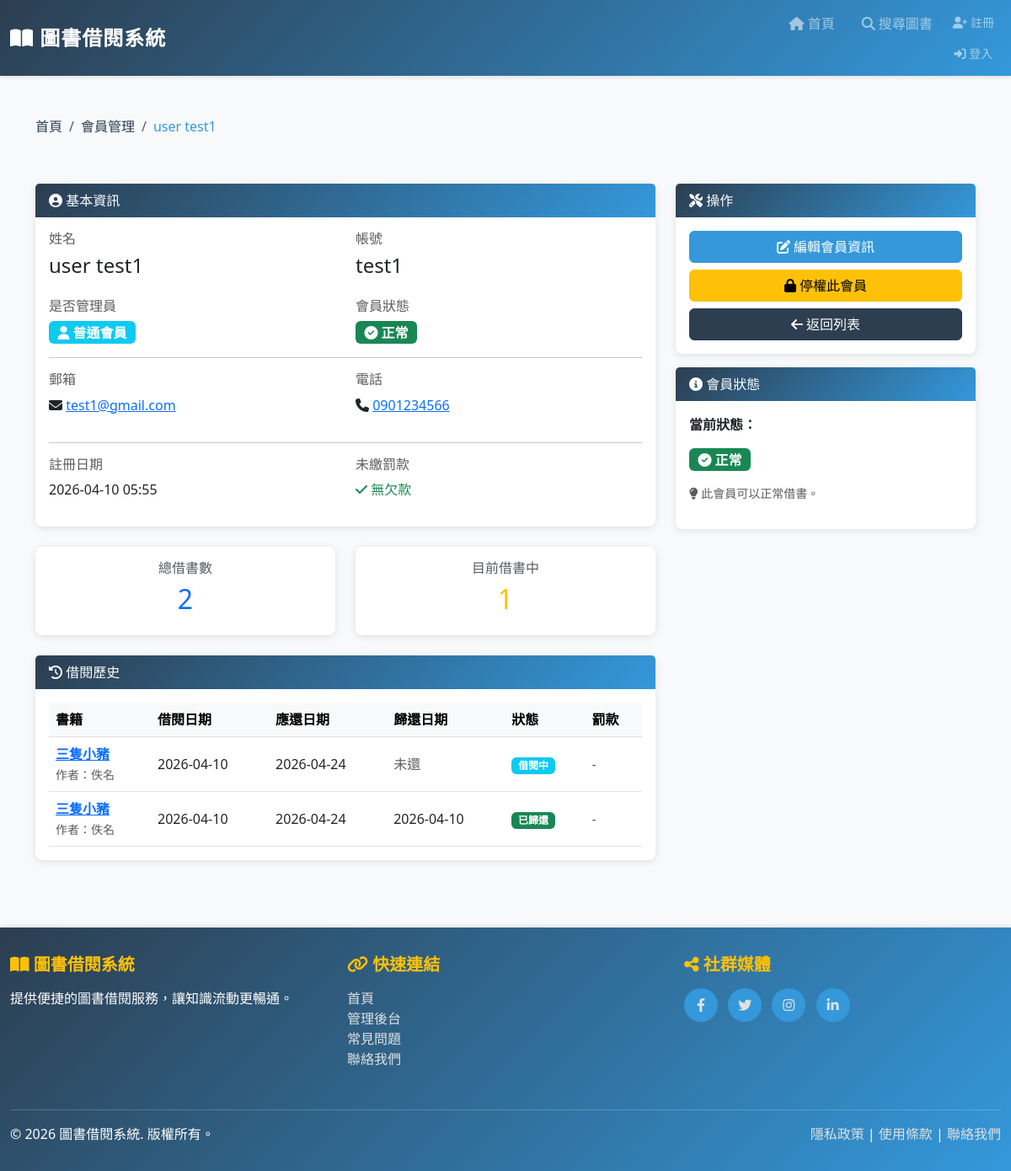
The app's page /members/1/ with its own data.
### library/models.py (models this page shows, shortened)
class Member(models.Model):
    STATUS_CHOICES = [
        ('active', '正常'),
        ('suspended', '停權'),
    ]
    user = models.OneToOneField(
        User,
        on_delete=models.CASCADE,
        related_name='member_profile',
        verbose_name='帳號',
        help_text='關聯的系統帳號'
    )
    phone = models.CharField(
        max_length=20,
        verbose_name='電話',
        help_text='會員聯絡電話'
    )
    registration_date = models.DateTimeField(
        auto_now_add=True,
        verbose_name='註冊日期',
        help_text='會員註冊時間'
    )
    status = models.CharField(
        max_length=20,
        choices=STATUS_CHOICES,
        default='active',
        verbose_name='會員狀態',
        help_text='會員當前狀態（正常/停權）'
    )
    outstanding_fine = models.DecimalField(
        max_digits=10,
        decimal_places=2,
        default=0,
        verbose_name='未繳罰款總額',
        help_text='會員目前未繳納的罰款總額'
    )
    class Meta:
        verbose_name = '會員'
        verbose_name_plural = '會員'
        ordering = ['-registration_date']

class BorrowRecord(models.Model):
    STATUS_CHOICES = [
        ('borrowing', '借閱中'),
        ('returned', '已歸還'),
        ('overdue', '已逾期'),
    ]
    member = models.ForeignKey(
        Member,
        on_delete=models.PROTECT,
        verbose_name='會員',
        help_text='借閱會員',
        related_name='borrow_records'
    )
    book = models.ForeignKey(
        Book,
        on_delete=models.PROTECT,
        verbose_name='圖書',
        help_text='被借閱的圖書',
        related_name='borrow_records'
    )
    borrow_date = models.DateTimeField(
        auto_now_add=True,
        verbose_name='借閱日期',
        help_text='借書時間'
    )
    due_date = models.DateField(
        verbose_name='應還日期',
        help_text='應該歸還的日期'
    )
    return_date = models.DateField(
        null=True,
        blank=True,
        verbose_name='實際歸還日期',
        help_text='實際歸還的日期（未歸還則為空）'
    )
    status = models.CharField(
        max_length=20,
        choices=STATUS_CHOICES,
        default='borrowing',
        verbose_name='狀態',
        help_text='借閱狀態（借閱中/已歸還/已逾期）'
    )
    overdue_fine = models.DecimalField(
        max_digits=10,
        decimal_places=2,
        default=0,
        verbose_name='逾期罰款金額',
        help_text='因逾期產生的罰款金額'
    )
    class Meta:
        verbose_name = '借閱紀錄'
        verbose_name_plural = '借閱紀錄'
        ordering = ['-borrow_date']
        indexes = [
            models.Index(fields=['member', 'status']),
            models.Index(fields=['book', 'status']),
        ]

class Book(models.Model):
    STATUS_CHOICES = [
        ('available', '上架'),
        ('unavailable', '下架'),
    ]
    title = models.CharField(
        max_length=200,
        verbose_name='書名',
        help_text='圖書標題'
    )
    author = models.CharField(
        max_length=100,
        verbose_name='作者',
        help_text='圖書作者名稱'
    )
    isbn = models.CharField(
        max_length=20,
        unique=True,
        verbose_name='ISBN',
        help_text='國際標準書號'
    )
    publisher = models.CharField(
        max_length=100,
        verbose_name='出版商',
        help_text='圖書出版社'
    )
    category = models.CharField(
        max_length=50,
        verbose_name='分類',
        help_text='圖書分類（如：文學、歷史、科技等）'
    )
    created_date = models.DateTimeField(
        auto_now_add=True,
        verbose_name='建檔日期',
        help_text='圖書建檔時間'
    )
    total_quantity = models.IntegerField(
        default=1,
        verbose_name='總數量',
        help_text='圖書館購入該書的總冊數'
    )
    available_quantity = models.IntegerField(
        default=1,
        verbose_name='庫存數量',
        help_text='該書目前可借用的冊數'
    )
    status = models.CharField(
        max_length=20,
        choices=STATUS_CHOICES,
        default='available',
        verbose_name='狀態',
        help_text='圖書當前狀態（上架/下架）'
    )
    class Meta:
        verbose_name = '圖書'
        verbose_name_plural = '圖書'
        ordering = ['-created_date']
        indexes = [
            models.Index(fields=['isbn']),
            models.Index(fields=['category']),
        ]

### library/views.py (the view)
# urls.py: path('members/<int:pk>/', views.MemberDetailView.as_view(), name='member_detail'),
class MemberDetailView(DetailView):
    model = Member
    template_name = 'member/member_detail.html'
    context_object_name = 'member'
    def get_context_data(self, **kwargs):
        context = super().get_context_data(**kwargs)
        context['borrow_records'] = self.object.borrow_records.all().order_by('-borrow_date')
        context['total_borrows'] = self.object.borrow_records.count()
        context['active_borrows'] = self.object.borrow_records.filter(status='borrowing').count()
        return context

### library/templates/member/member_detail.html (shortened to what this page needs)
{% extends "base.html" %}
{% block content %}
<div class="row mb-4">
    <div class="col-12">
        <nav aria-label="breadcrumb">
            <ol class="breadcrumb">
                <li class="breadcrumb-item"><a href="{% url 'library:home' %}">首頁</a></li>
                <li class="breadcrumb-item"><a href="{% url 'library:member_list' %}">會員管理</a></li>
                <li class="breadcrumb-item active" aria-current="page">{{ member.user.get_full_name|default:member.user.username }}</li>
            </ol>
        </nav>
    </div>
</div>
<div class="row">
    <div class="col-md-8">
        <div class="card mb-4">
            <div class="card-header">
                <i class="fas fa-user-circle"></i> 基本資訊
            </div>
            <div class="card-body">
                <div class="row mb-3">
                    <div class="col-md-6">
                        <h6 class="text-muted">姓名</h6>
                        <h4>{{ member.user.get_full_name|default:"(未設定)" }}</h4>
                    </div>
                    <div class="col-md-6">
                        <h6 class="text-muted">帳號</h6>
                        <h4>{{ member.user.username }}</h4>
                    </div>
                </div>
                <div class="row mb-3">
                    <div class="col-md-6">
                        <h6 class="text-muted">是否管理員</h6>
                        {% if member.user.is_staff %}
                            <span class="badge bg-danger" style="font-size: 1rem;">
                                <i class="fas fa-crown"></i> 管理員
                            </span>
                        {% else %}
                            <span class="badge bg-info" style="font-size: 1rem;">
                                <i class="fas fa-user"></i> 普通會員
                            </span>
                        {% endif %}
                    </div>
                    <div class="col-md-6">
                        <h6 class="text-muted">會員狀態</h6>
                        {% if member.status == 'active' %}
                            <span class="badge bg-success" style="font-size: 1rem;">
                                <i class="fas fa-check-circle"></i> 正常
                            </span>
                        {% else %}
                            <span class="badge bg-danger" style="font-size: 1rem;">
                                <i class="fas fa-lock"></i> 停權
                            </span>
                        {% endif %}
                    </div>
                </div>
                <hr>
                <div class="row mb-3">
                    <div class="col-md-6">
                        <h6 class="text-muted">郵箱</h6>
                        <p>
                            <i class="fas fa-envelope"></i>
                            <a href="mailto:{{ member.user.email }}">{{ member.user.email }}</a>
                        </p>
                    </div>
                    <div class="col-md-6">
                        <h6 class="text-muted">電話</h6>
                        <p>
                            <i class="fas fa-phone"></i>
                            <a href="tel:{{ member.phone }}">{{ member.phone }}</a>
                        </p>
                    </div>
                </div>
                <hr>
                <div class="row">
                    <div class="col-md-6">
                        <h6 class="text-muted">註冊日期</h6>
                        <p>{{ member.registration_date|date:"Y-m-d H:i" }}</p>
                    </div>
                    <div class="col-md-6">
                        <h6 class="text-muted">未繳罰款</h6>
                        {% if member.outstanding_fine > 0 %}
                            <p>
                                <span class="badge bg-danger" style="font-size: 1rem;">
                                    NT$ {{ member.outstanding_fine }}
                                </span>
                            </p>
                        {% else %}
                            <p><span class="text-success"><i class="fas fa-check"></i> 無欠款</span></p>
                        {% endif %}
                    </div>
                </div>
            </div>
        </div>
        <div class="row mb-4">
            <div class="col-md-6">
                <div class="card text-center">
                    <div class="card-body">
                        <h6 class="text-muted">總借書數</h6>
                        <h2 class="text-primary">{{ total_borrows }}</h2>
                    </div>
                </div>
            </div>
            <div class="col-md-6">
                <div class="card text-center">
                    <div class="card-body">
                        <h6 class="text-muted">目前借書中</h6>
                        <h2 class="text-warning">{{ active_borrows }}</h2>
                    </div>
                </div>
            </div>
        </div>
        <div class="card">
            <div class="card-header">
                <i class="fas fa-history"></i> 借閱歷史
            </div>
            <div class="card-body">
                {% if borrow_records %}
                <div class="table-responsive">
                    <table class="table table-hover align-middle mb-0">
                        <thead class="table-light">
                            <tr>
                                <th>書籍</th>
                                <th>借閱日期</th>
                                <th>應還日期</th>
                                <th>歸還日期</th>
                                <th>狀態</th>
                                <th>罰款</th>
                            </tr>
                        </thead>
                        <tbody>
                            {% for record in borrow_records %}
                            <tr>
                                <td>
                                    <a href="{% url 'library:book_detail' record.book.pk %}">
                                        <strong>{{ record.book.title }}</strong>
                                    </a>
                                    <br>
                                    <small class="text-muted">作者：{{ record.book.author }}</small>
                                </td>
                                <td>{{ record.borrow_date|date:"Y-m-d" }}</td>
                                <td>{{ record.due_date|date:"Y-m-d" }}</td>
                                <td>
                                    {% if record.return_date %}
                                        {{ record.return_date|date:"Y-m-d" }}
                                    {% else %}
                                        <span class="text-muted">未還</span>
                                    {% endif %}
                                </td>
                                <td>
                                    {% if record.status == 'borrowing' %}
                                        <span class="badge bg-info">借閱中</span>
                                    {% elif record.status == 'returned' %}
                                        <span class="badge bg-success">已歸還</span>
                                    {% elif record.status == 'overdue' %}
                                        <span class="badge bg-danger">逾期</span>
                                    {% endif %}
                                </td>
                                <td>
                                    {% if record.overdue_fine > 0 %}
                                        <span class="badge bg-warning">NT$ {{ record.overdue_fine }}</span>
                                    {% else %}
                                        <span class="text-muted">-</span>
                                    {% endif %}
                                </td>
                            </tr>
                            {% endfor %}
                        </tbody>
                    </table>
                </div>
                {% else %}
                <div class="text-center py-4">
                    <i class="fas fa-inbox fa-2x mb-2 text-muted"></i>
                    <p class="text-muted">暫無借閱記錄</p>
                </div>
                {% endif %}
            </div>
        </div>
    </div>
    <div class="col-md-4">
        <div class="card sticky-top" style="top: 20px;">
            <div class="card-header">
                <i class="fas fa-tools"></i> 操作
            </div>
            <div class="card-body d-grid gap-2">
                <a href="{% url 'library:member_edit' member.pk %}" class="btn btn-primary">
                    <i class="fas fa-edit"></i> 編輯會員資訊
                </a>
                <form method="post" action="{% url 'library:member_toggle_status' member.pk %}">
                    {% if member.status == 'active' %}
                        <button type="submit" class="btn btn-warning w-100"
                                onclick="return confirm('確定要停權此會員嗎？');">
                            <i class="fas fa-lock"></i> 停權此會員
                        </button>
                    {% else %}
                        <button type="submit" class="btn btn-success w-100"
                                onclick="return confirm('確定要解鎖此會員嗎？');">
                            <i class="fas fa-unlock"></i> 解鎖此會員
                        </button>
                    {% endif %}
                </form>
                <a href="{% url 'library:member_list' %}" class="btn btn-secondary">
                    <i class="fas fa-arrow-left"></i> 返回列表
                </a>
            </div>
        </div>
        <div class="card mt-3">
            <div class="card-header">
                <i class="fas fa-info-circle"></i> 會員狀態
            </div>
            <div class="card-body">
                <p><strong>當前狀態：</strong></p>
                {% if member.status == 'active' %}
                    <span class="badge bg-success" style="font-size: 1rem;">
                        <i class="fas fa-check-circle"></i> 正常
                    </span>
                    <p class="mt-3 text-muted small">
                        <i class="fas fa-lightbulb"></i>
                        此會員可以正常借書。
                    </p>
                {% endif %}
            </div>
        </div>
    </div>
</div>
{% endblock %}

### records on screen
Member: user.get_full_name "user test1", user.username "test1", user.email "test1@gmail.com", phone "0901234566", registration_date "2026-04-10 05:55"
BorrowRecord: book "三隻小豬", book.author "佚名", borrow_date "2026-04-10", due_date "2026-04-24", shows "未還", status "借閱中"
BorrowRecord: book "三隻小豬", book.author "佚名", borrow_date "2026-04-10", due_date "2026-04-24", return_date "2026-04-10", status "已歸還"

### other values on screen
{{ total_borrows }} "2"
{{ active_borrows }} "1"
